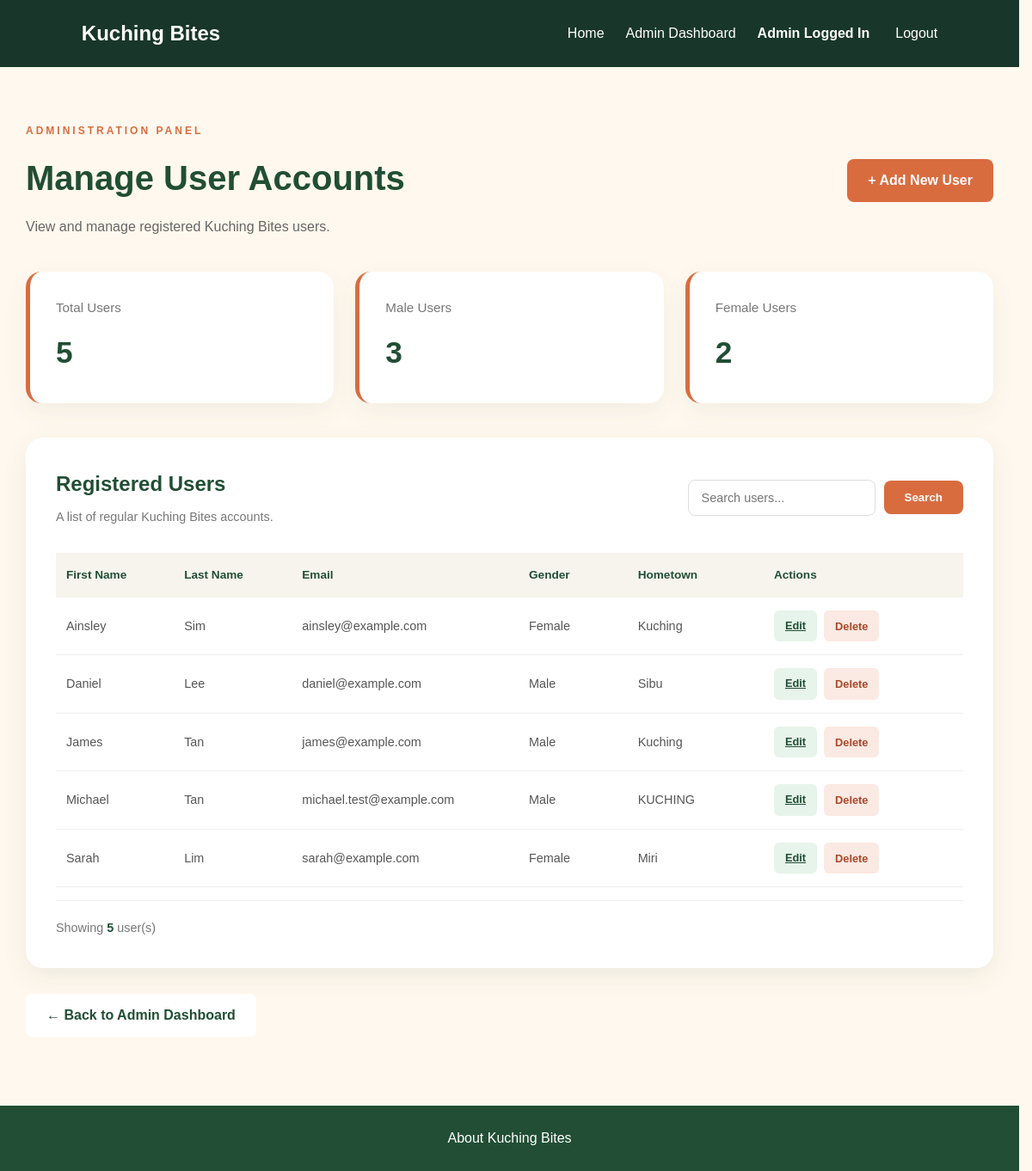
The page /manage_accounts.php (signed in) on the database as committed earlier.
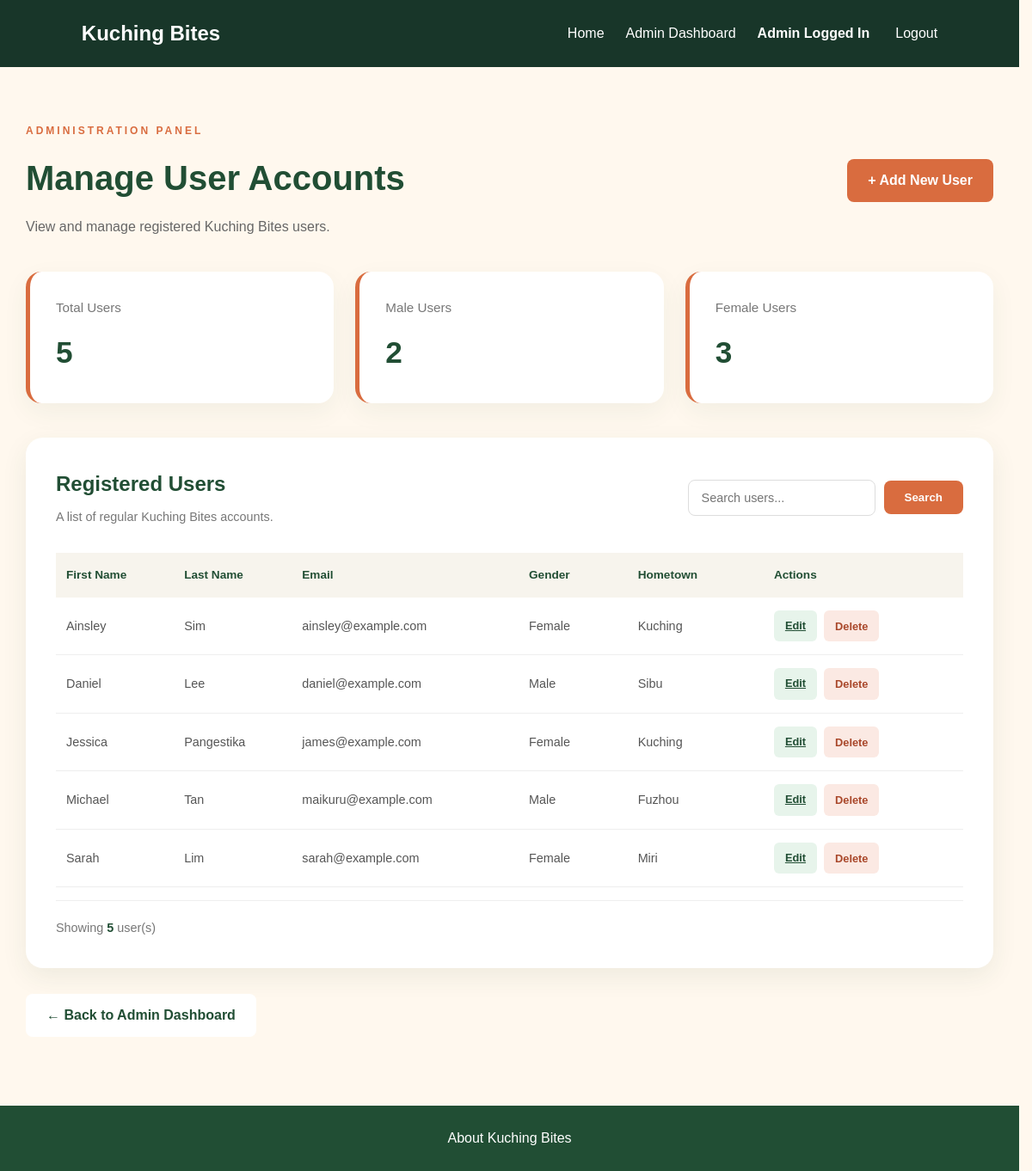
The same page on the database as committed later.
### tables this page shows
CREATE TABLE `user_table` (
  `email` varchar(50) NOT NULL,
  `first_name` varchar(50) NOT NULL,
  `last_name` varchar(50) NOT NULL,
  `dob` date DEFAULT NULL,
  `gender` varchar(6) NOT NULL,
  `hometown` varchar(50) NOT NULL,
  `profile_image` varchar(100) DEFAULT NULL,
  `supporting_document` varchar(100) DEFAULT NULL
);

### manage_accounts.php (the view, shortened to what the changed rows need)
<?php
require_once "db.php";
$sql = "
    SELECT
        u.email,
        u.first_name,
        u.last_name,
        u.gender,
        u.hometown
    FROM user_table u
    INNER JOIN account_table a
        ON u.email = a.email
    WHERE a.type = 'user'
";
$sql .= " ORDER BY u.first_name ASC";
$stmt = $conn->prepare($sql);
$stmt->execute();
$result = $stmt->get_result();
$users = [];
while ($row = $result->fetch_assoc()) {
    $users[] = $row;
}
$maleUsers = 0;
$femaleUsers = 0;
$sql = "
    SELECT
        COUNT(*) AS total_users,
        SUM(CASE WHEN u.gender = 'Male' THEN 1 ELSE 0 END) AS male_users,
        SUM(CASE WHEN u.gender = 'Female' THEN 1 ELSE 0 END) AS female_users
    FROM user_table u
    INNER JOIN account_table a
        ON u.email = a.email
    WHERE a.type = 'user'
";
$result = $conn->query($sql);
if ($result) {
    $statistics = $result->fetch_assoc();
    $maleUsers = (int) $statistics["male_users"];
    $femaleUsers = (int) $statistics["female_users"];
}
?>
<!DOCTYPE html>
<html lang="en">
<head>
    <link rel="stylesheet" href="style/style.css?v=7">
</head>
<body>
    <header class="navbar admin-navbar">
        <h1 class="logo">Kuching Bites</h1>
    </header>
    <main class="manage-accounts-page">
        <section class="manage-accounts-header">
            <div>
                <h2>Manage User Accounts</h2>
            </div>
        </section>
        <section class="account-statistics">
            <div class="account-stat-card">
                <p>Male Users</p>
                <h3><?php echo $maleUsers; ?></h3>
            </div>
            <div class="account-stat-card">
                <p>Female Users</p>
                <h3><?php echo $femaleUsers; ?></h3>
            </div>
        </section>
        <section class="account-table-card">
            <div class="account-table-wrapper">
                <table class="account-table">
                    <thead>
                        <tr>
                            <th>First Name</th>
                            <th>Last Name</th>
                            <th>Email</th>
                            <th>Gender</th>
                            <th>Hometown</th>
                            <th>Actions</th>
                        </tr>
                    </thead>
                    <tbody>
                        <?php if (count($users) > 0): ?>
                            <?php foreach ($users as $user): ?>
                                <tr>
                                    <td>
                                        <?php echo htmlspecialchars($user["first_name"]); ?>
                                    </td>
                                    <td>
                                        <?php echo htmlspecialchars($user["last_name"]); ?>
                                    </td>
                                    <td>
                                        <?php echo htmlspecialchars($user["email"]); ?>
                                    </td>
                                    <td>
                                        <?php echo htmlspecialchars($user["gender"]); ?>
                                    </td>
                                    <td>
                                        <?php echo htmlspecialchars($user["hometown"]); ?>
                                    </td>
                                    <td>
                                        <div class="account-actions">
                                            <a
                                                href="manage_accounts.php?edit=<?php echo urlencode($user["email"]); ?>"
                                                class="account-edit-btn"
                                            >
                                                Edit
                                            </a>
                                            <form
                                                method="POST"
                                                action="manage_accounts.php"
                                                class="account-delete-form"
                                                onsubmit="return confirm('Are you sure you want to delete this user account? This action cannot be undone.');"
                                            >
                                                <button
                                                    type="submit"
                                                    name="delete_user"
                                                    class="account-delete-btn"
                                                >
                                                    Delete
                                                </button>
                                            </form>
                                        </div>
                                    </td>
                                </tr>
                            <?php endforeach; ?>
                        <?php endif; ?>
                    </tbody>
                </table>
            </div>
        </section>
    </main>
</body>
</html>

Rows that differ between the two databases and show on the page:
removed user_table: first_name "Michael", last_name "Tan", email "michael.test@example.com", gender "Male", hometown "KUCHING"
changed user_table "james@example.com": first_name "James" → "Jessica"; last_name "Tan" → "Pangestika"; gender "Male" → "Female"
added user_table: first_name "Michael", last_name "Tan", email "maikuru@example.com", gender "Male", hometown "Fuzhou"
Other text that changed with them:
$maleUsers: "3" → "2"
$femaleUsers: "2" → "3"
